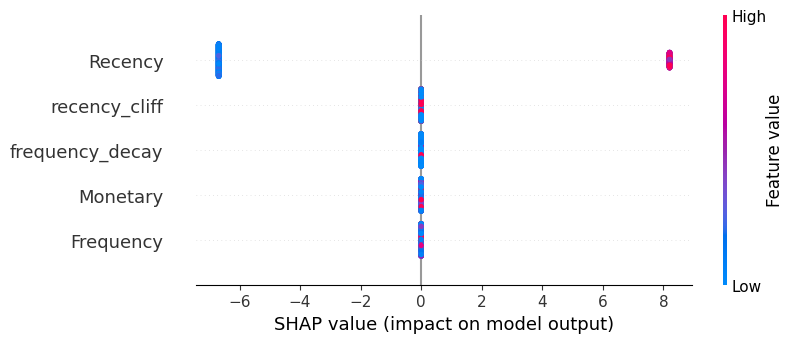

Write Python code to recreate this figure.
import pandas as pd
# pyrefly: ignore [missing-import]
import shap

from xgboost import XGBClassifier
from sklearn.model_selection import train_test_split

df = pd.read_csv("data/churn_features.csv")

X = df[
    [
        "Recency",
        "Frequency",
        "Monetary",
        "frequency_decay",
        "recency_cliff"
    ]
]

y = df["churn"]

X_train,X_test,y_train,y_test = train_test_split(
    X,
    y,
    test_size=0.2,
    random_state=42
)

model = XGBClassifier()

model.fit(
    X_train,
    y_train
)

explainer = shap.TreeExplainer(model)

shap_values = explainer(X_test)

shap.plots.beeswarm(
    shap_values,
    show=False
)

import matplotlib.pyplot as plt

plt.savefig(
    "src/churn/day11/shap_beeswarm.png",
    bbox_inches="tight"
)

print("Beeswarm Saved")
